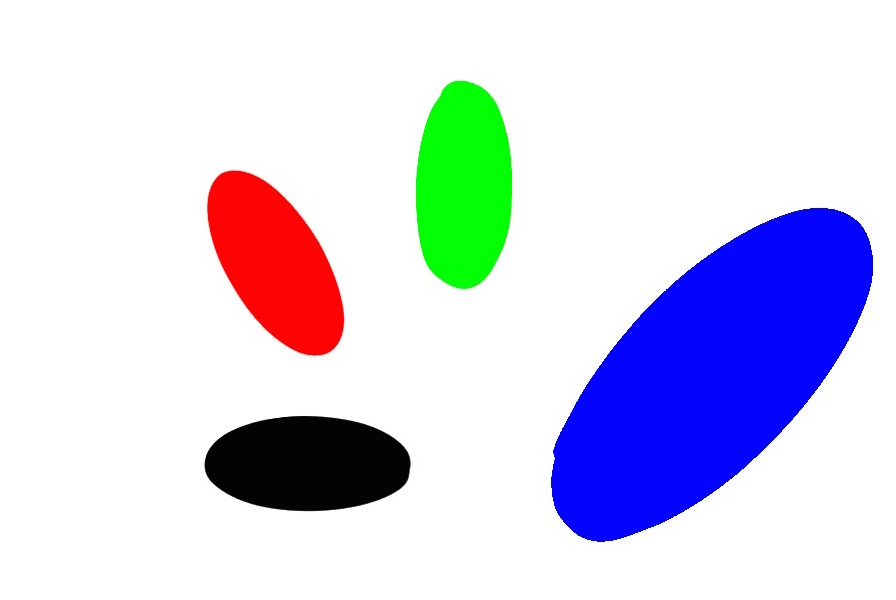
#> input picture Computer Vision/Elipses Detector/code/ellipse.jpg, 896 x 600 px, given in place of the camera
$ python Asg2_Part1.py   (Python 2 division)
#> lines starting #> are read from the running program, lines starting #| are printed output that depends on the picture; after the words box and inside, x2 and y2 are one past the last pixel; in counts of white or black regions, pixels touching at a corner belong together
__author__ = 'Jiranun.J'

import numpy as np
import cv2
from pylab import *
from numpy.linalg import eigh

window_name = "ASG2 Part 1 : Movement detection"

cap = cv2.VideoCapture(0)
# Capture frame-by-frame
ret, frame = cap.read()
#> frame is the input picture: shape (600, 896, 3); mean B, G, R 232.4, 211.6, 211.6
frame=cv2.flip(frame,1)
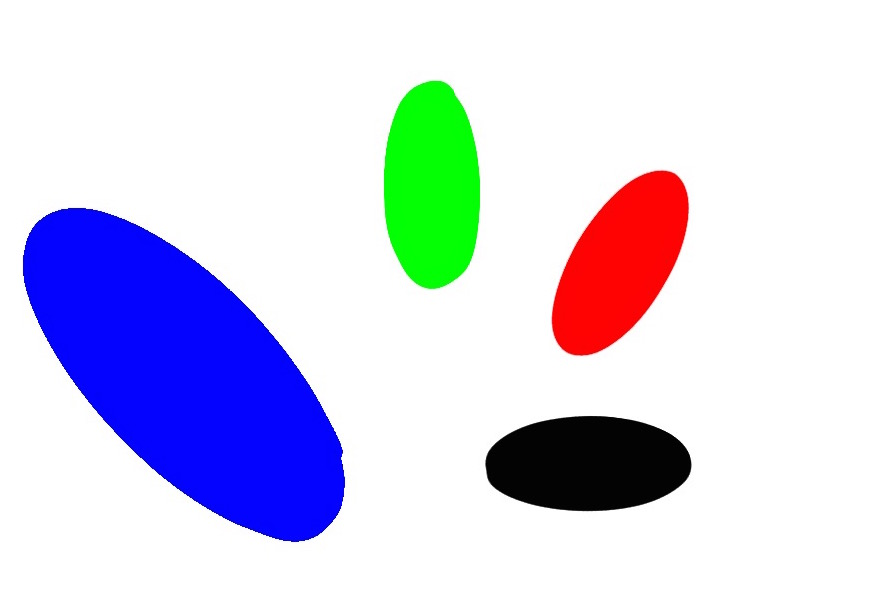
#> frame: shape (600, 896, 3); mean B, G, R 232.4, 211.6, 211.6
last_frame = cv2.cvtColor(frame, cv2.COLOR_BGR2GRAY)
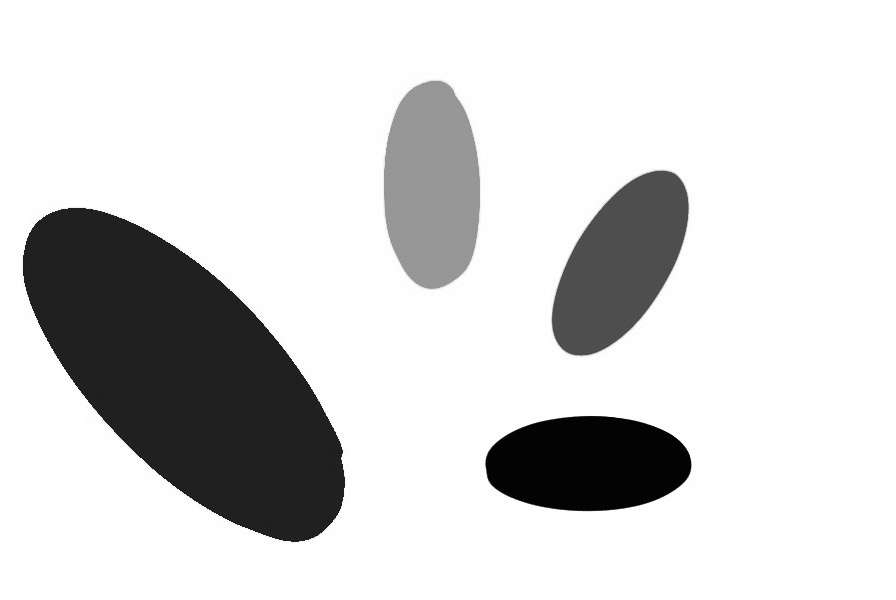
#> last_frame: shape (600, 896); min 0, max 255, mean 213.9

while(True):
    # Capture frame-by-frame
    ret, frame = cap.read()
    frame=cv2.flip(frame,1)

    current_frame = cv2.cvtColor(frame, cv2.COLOR_BGR2GRAY)
    current_frame = cv2.GaussianBlur(current_frame,(5,5),1)

    # Find the difference between last frame and current frame
    diff_of_frames = cv2.absdiff(last_frame, current_frame)
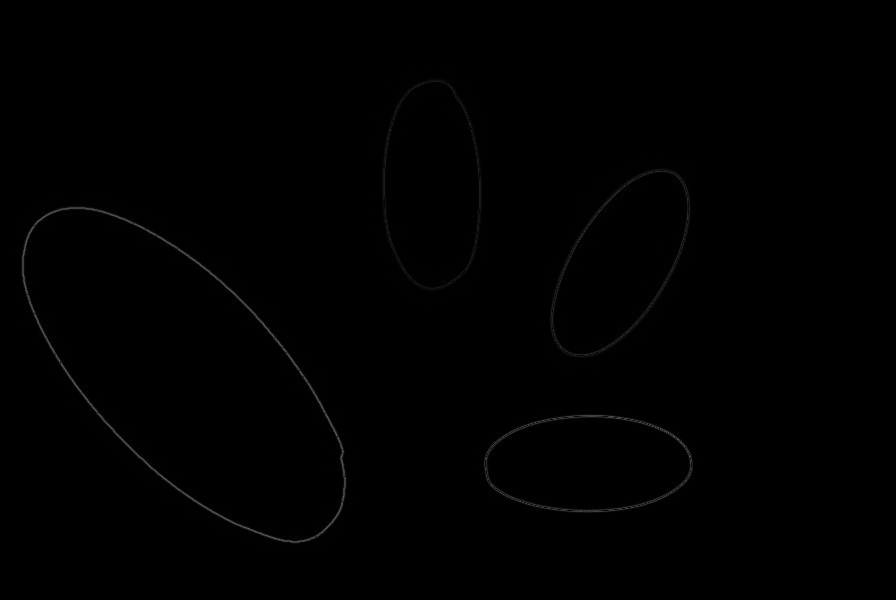
#> diff_of_frames: shape (600, 896); min 0, max 101, mean 0.6
    ret1,thresh_diff_of_frames = cv2.threshold(diff_of_frames,20,255,0)
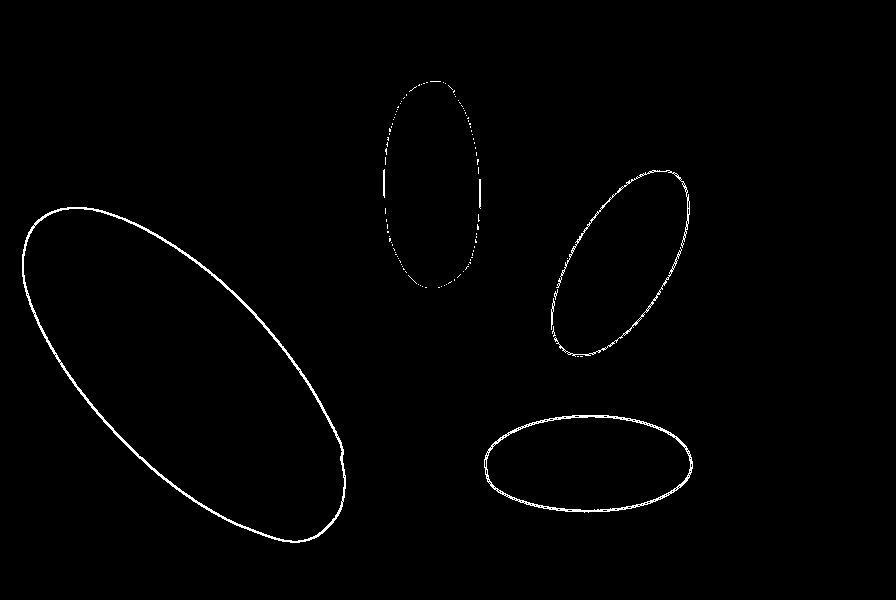
#> thresh_diff_of_frames: shape (600, 896); 0.96% white in thin lines or dots, all inside (x1, y1, x2, y2) = (22, 81, 693, 543)
    kernel = np.ones((10,10),np.uint8)
    thresh_diff_of_frames = cv2.dilate(thresh_diff_of_frames,kernel,iterations = 1)
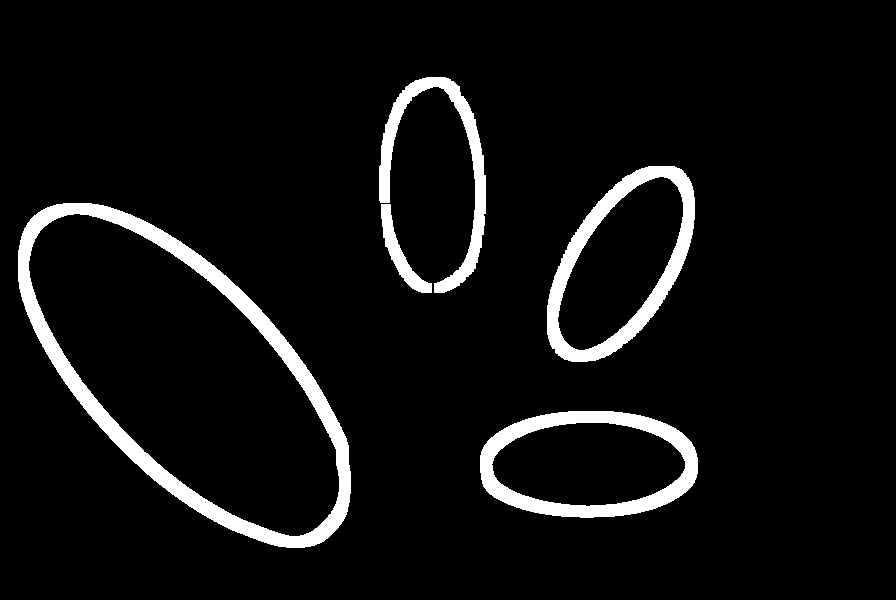
#> thresh_diff_of_frames: shape (600, 896); 6.3% white; 5 white regions, box (x1, y1, x2, y2) and area: (18, 203, 351, 548) 14434, (547, 166, 695, 362) 6911, (480, 411, 698, 518) 6833, (379, 77, 486, 293) 4589, (381, 204, 432, 293) 1243

    # Find the edge of image by using canny detection
    edge_img = cv2.Canny(current_frame, 40, 10)
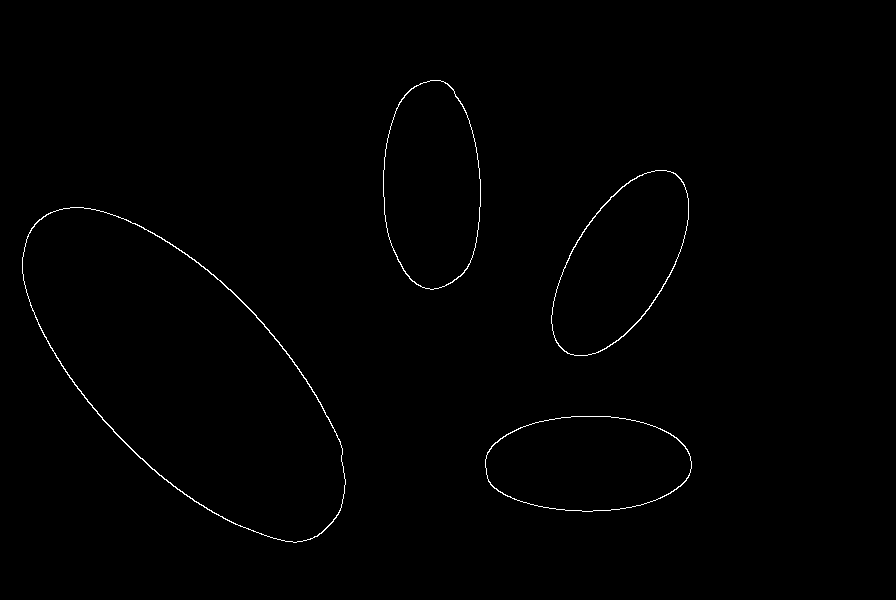
#> edge_img: shape (600, 896); 0.55% white in thin lines or dots, all inside (x1, y1, x2, y2) = (22, 80, 692, 543)

    # Find the intersection of the difference between frames and the edge (marked_edge_img)
    marked_edge_img = cv2.bitwise_and(thresh_diff_of_frames, edge_img)

    # Find the contours of the marked_edge_img
    contours, hierarchy = cv2.findContours(marked_edge_img.copy(),cv2.RETR_TREE,cv2.CHAIN_APPROX_SIMPLE)
#> contours = 8 contours; box (x1, y1, x2, y2) and area: (22, 207, 346, 543) 61212, (22, 207, 346, 543) 60820, (551, 170, 689, 356) 15974, (551, 170, 689, 356) 15814, (485, 416, 692, 512) 15617, (485, 416, 692, 512) 15533, (383, 80, 481, 289) 56, (384, 204, 432, 290) 24

    if contours:
        # If contours exists, choose the largest contour
        max_contour = max(contours, key=len)
#> max_contour = contour of 448 points, box (x1, y1, x2, y2) (22, 207, 346, 543), area 61212


        # [51 lines of commented-out code are left out]


        cv2.drawContours(current_frame, [max_contour], 0, (0,0,0), 3)
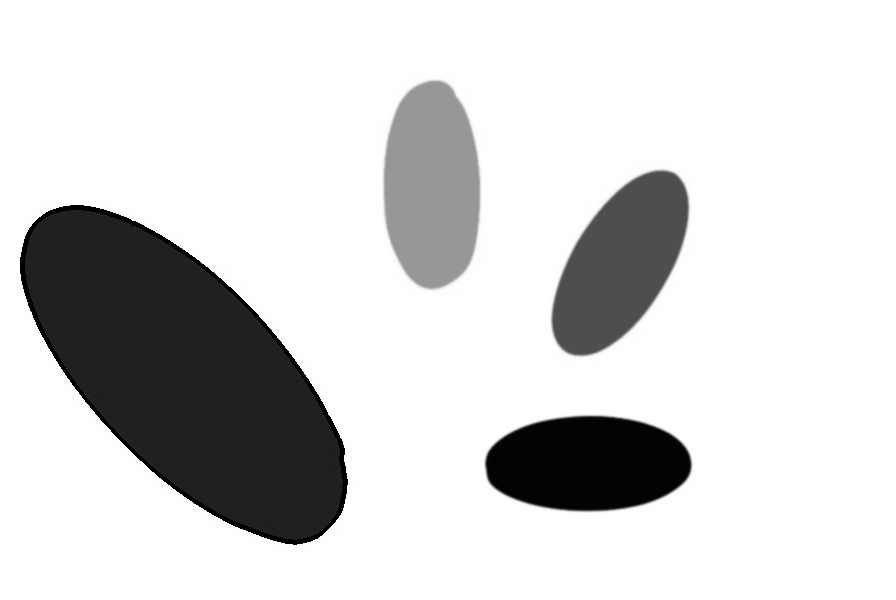
#> current_frame: shape (600, 896); min 0, max 255, mean 212.7

        cv2.imshow("ASG2 Part 1 : Largest contour", current_frame)

    cv2.imshow(window_name, marked_edge_img)
    last_frame = current_frame

    key = cv2.waitKey(1)
#> (key Esc is pressed here)
    if key == ord('h'):
        print "There are 2 windows which show Movement detection and Largest contour"
        print "<ESC>: quit"
        print "'h' - help"

    if key == 27:
        break

# When everything done, release the capture
cap.release()
cv2.destroyAllWindows()
